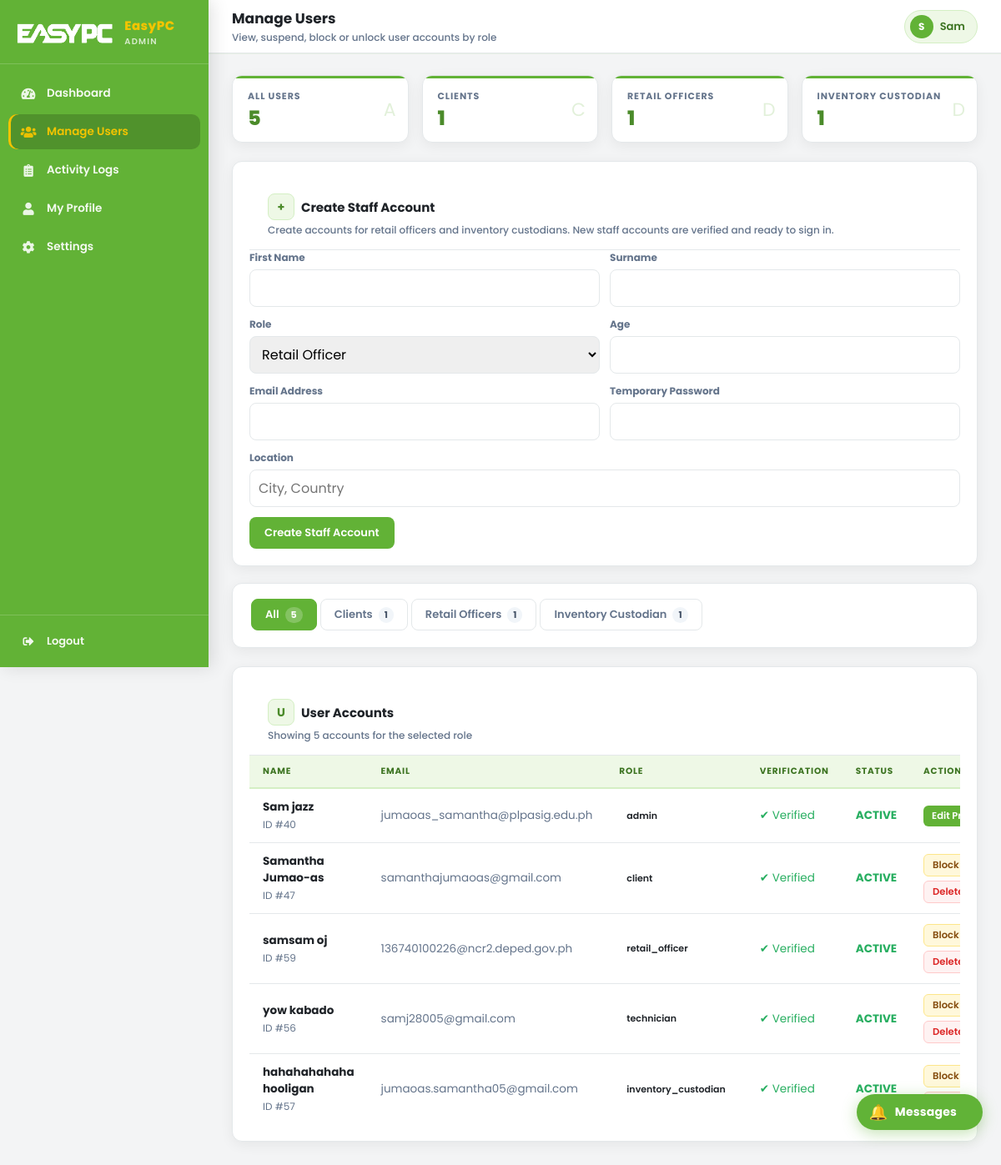
The page /ADMIN/manage_users.php (signed in) on the database its author committed.
### tables this page shows
CREATE TABLE `users` (
  `id` int(11) NOT NULL,
  `name` varchar(100) DEFAULT NULL,
  `surname` varchar(100) DEFAULT NULL,
  `age` int(11) DEFAULT NULL,
  `address` text DEFAULT NULL,
  `email` varchar(150) DEFAULT NULL,
  `password` varchar(255) DEFAULT NULL,
  `role` enum('admin','seller','client','courier','retail_officer','technician','inventory_custodian') DEFAULT 'client',
  `is_verified` tinyint(4) DEFAULT 0,
  `is_locked` tinyint(4) DEFAULT 0,
  `failed_attempts` int(11) DEFAULT 0,
  `activation_token` varchar(100) DEFAULT NULL,
  `created_at` timestamp NOT NULL DEFAULT current_timestamp(),
  `totp_secret` varchar(64) DEFAULT NULL,
  `totp_enabled` tinyint(4) DEFAULT 0
);

### includes/security.php (called while the page is built, shortened)
<?php
function h($string) {
    return htmlspecialchars($string, ENT_QUOTES, 'UTF-8');
}
?>

### ADMIN/manage_users.php (the view, shortened to what this page needs)
<?php
require_once __DIR__ . '/../includes/security.php';
$db = getDbConnection();
$admin_id = (int)$_SESSION['user_id'];
$staffRoles = [
    'retail_officer' => 'Retail Officer',
    'inventory_custodian' => 'Inventory Custodian',
];
$all_users     = $db->query("SELECT u.*, la.reason as lock_reason, la.locked_at FROM users u LEFT JOIN locked_accounts la ON la.user_id = u.id ORDER BY u.role, u.name ASC");
$clients       = $db->query("SELECT u.*, la.reason as lock_reason, la.locked_at FROM users u LEFT JOIN locked_accounts la ON la.user_id = u.id WHERE u.role='client' ORDER BY u.name ASC");
$admins        = $db->query("SELECT u.*, la.reason as lock_reason, la.locked_at FROM users u LEFT JOIN locked_accounts la ON la.user_id = u.id WHERE u.role='admin' ORDER BY u.name ASC");
$retail_officers        = $db->query("SELECT u.*, la.reason as lock_reason, la.locked_at FROM users u LEFT JOIN locked_accounts la ON la.user_id = u.id WHERE u.role='retail_officer' ORDER BY u.name ASC");
$inventory_custodians        = $db->query("SELECT u.*, la.reason as lock_reason, la.locked_at FROM users u LEFT JOIN locked_accounts la ON la.user_id = u.id WHERE u.role='inventory_custodian' ORDER BY u.name ASC");
$count_all     = $db->query("SELECT COUNT(*) as c FROM users")->fetch_assoc()['c'];
$count_client  = $db->query("SELECT COUNT(*) as c FROM users WHERE role='client'")->fetch_assoc()['c'];
$count_officer   = $db->query("SELECT COUNT(*) as c FROM users WHERE role='retail_officer'")->fetch_assoc()['c'];
$count_custodian   = $db->query("SELECT COUNT(*) as c FROM users WHERE role='inventory_custodian'")->fetch_assoc()['c'];
$adminInitials = strtoupper(substr($_SESSION['name'] ?? 'A', 0, 1));
$csrf = generateCsrfToken();
$active_tab = $_GET['tab'] ?? 'all';
function fetchToArray($result) {
    $arr = [];
    while ($row = $result->fetch_assoc()) $arr[] = $row;
    return $arr;
}
$user_rows = [
    'all'     => fetchToArray($all_users),
    'client'  => fetchToArray($clients),
    'admin'   => fetchToArray($admins),
    'retail_officer' => fetchToArray($retail_officers),
    'inventory_custodian' => fetchToArray($inventory_custodians),
];
$users = $user_rows[$active_tab];
?>
<!DOCTYPE html>
<html lang="en">
<head>
    <link rel="stylesheet" href="admin_shared.css">
    <link rel="stylesheet" href="https://cdnjs.cloudflare.com/ajax/libs/font-awesome/5.15.4/css/all.min.css">
</head>
<body>
<div class="sidebar">
    <div class="sidebar-brand">
        <img src="../assets/logo.png" alt="EasyPC" class="ep-logo-img brand-logo">
        <div>
            <div class="brand-text">EasyPC</div>
            <div class="brand-sub">Admin</div>
        </div>
    </div>
    <nav>
        <a href="admin_dashboard.php"><i class="fas fa-tachometer-alt"></i><span>Dashboard</span></a>
        <a href="manage_users.php" class="active"><i class="fas fa-users"></i><span>Manage Users</span></a>
        <a href="view_logs.php"><i class="fas fa-clipboard-list"></i><span>Activity Logs</span></a>
        <a href="admin_profile.php"><i class="fas fa-user"></i><span>My Profile</span></a>
        <a href="admin_settings.php"><i class="fas fa-cog"></i><span>Settings</span></a>
    </nav>
    <div class="sidebar-footer">
        <a href="../logout.php"><i class="fas fa-sign-out-alt"></i><span>Logout</span></a>
    </div>
</div>
<div class="main">
    <div class="topbar">
        <div class="topbar-left">
            <h2>Manage Users</h2>
            <div class="breadcrumb">View, suspend, block or unlock user accounts by role</div>
        </div>
        <div class="topbar-right">
            <div class="admin-badge">
                <div class="avatar"><?php echo $adminInitials; ?></div>
                <?php echo h($_SESSION['name']); ?>
            </div>
        </div>
    </div>
    <div class="page-content">
        <div class="stats-grid users-summary">
            <div class="stat-card">
                <div class="stat-label">All Users</div>
                <div class="stat-num"><?php echo (int)$count_all; ?></div>
                <div class="stat-icon">A</div>
            </div>
            <div class="stat-card">
                <div class="stat-label">Clients</div>
                <div class="stat-num"><?php echo (int)$count_client; ?></div>
                <div class="stat-icon">C</div>
            </div>
            <div class="stat-card">
                <div class="stat-label">Retail Officers</div>
                <div class="stat-num"><?php echo (int)$count_officer; ?></div>
                <div class="stat-icon">D</div>
            </div>
            <div class="stat-card">
                <div class="stat-label">Inventory Custodian</div>
                <div class="stat-num"><?php echo (int)$count_custodian; ?></div>
                <div class="stat-icon">D</div>
            </div>
        </div>
        <div class="card" style="margin-bottom: 20px;">
            <div class="card-header">
                <div>
                    <h3><span class="card-icon">+</span> Create Staff Account</h3>
                    <div class="card-subtitle">Create accounts for retail officers and inventory custodians. New staff accounts are verified and ready to sign in.</div>
                </div>
            </div>
            <form method="post" class="staff-create-grid">
                <div>
                    <label for="staff-name">First Name</label>
                    <input id="staff-name" type="text" name="name" required>
                </div>
                <div>
                    <label for="staff-surname">Surname</label>
                    <input id="staff-surname" type="text" name="surname" required>
                </div>
                <div>
                    <label for="staff-role">Role</label>
                    <select id="staff-role" name="role" required>
                        <?php foreach ($staffRoles as $roleValue => $roleLabel): ?>
                            <option value="<?php echo h($roleValue); ?>"><?php echo h($roleLabel); ?></option>
                        <?php endforeach; ?>
                    </select>
                </div>
                <div>
                    <label for="staff-age">Age</label>
                    <input id="staff-age" type="number" name="age" min="13" required>
                </div>
                <div>
                    <label for="staff-email">Email Address</label>
                    <input id="staff-email" type="email" name="email" required>
                </div>
                <div>
                    <label for="staff-password">Temporary Password</label>
                    <input id="staff-password" type="password" name="password" required>
                </div>
                <div class="full-width">
                    <label for="staff-address">Location</label>
                    <input id="staff-address" type="text" name="address" placeholder="City, Country" required>
                </div>
                <div class="full-width staff-create-actions">
                    <button type="submit" class="btn btn-primary">Create Staff Account</button>
                </div>
            </form>
        </div>
        <div class="card tabs-card">
            <div class="tab-nav">
                <a class="tab-btn <?php echo $active_tab === 'all' ? 'active' : ''; ?>" href="manage_users.php?tab=all">All <span class="tab-count"><?php echo (int)$count_all; ?></span></a>
                <a class="tab-btn <?php echo $active_tab === 'client' ? 'active' : ''; ?>" href="manage_users.php?tab=client">Clients <span class="tab-count"><?php echo (int)$count_client; ?></span></a>
                <a class="tab-btn <?php echo $active_tab === 'retail_officer' ? 'active' : ''; ?>" href="manage_users.php?tab=retail_officer">Retail Officers <span class="tab-count"><?php echo (int)$count_officer; ?></span></a>
                <a class="tab-btn <?php echo $active_tab === 'inventory_custodian' ? 'active' : ''; ?>" href="manage_users.php?tab=inventory_custodian">Inventory Custodian <span class="tab-count"><?php echo (int)$count_custodian; ?></span></a>
            </div>
        </div>
        <div class="card">
            <div class="card-header">
                <div>
                    <h3><span class="card-icon">U</span> User Accounts</h3>
                    <div class="card-subtitle">Showing <?php echo count($users); ?> account<?php echo count($users) === 1 ? '' : 's'; ?> for the selected role</div>
                </div>
            </div>
            <div class="table-wrap">
                <table class="ias-table">
                <thead>
                    <tr>
                        <th>Name</th>
                        <th>Email</th>
                        <th>Role</th>
                        <th>Verification</th>
                        <th>Status</th>
                        <th>Actions</th>
                    </tr>
                </thead>
                <tbody>
                    <?php foreach($users as $u): ?>
                    <tr>
                        <td>
                            <div class="user-name">
                                <strong><?php echo h(trim($u['name'] . ' ' . $u['surname'])); ?></strong>
                                <span class="text-muted text-small">ID #<?php echo (int)$u['id']; ?></span>
                            </div>
                        </td>
                        <td class="text-muted"><?php echo h($u['email']); ?></td>
                        <td><span class="badge badge-<?php echo h($u['role']); ?>"><?php echo h($u['role']); ?></span></td>
                        <td>
                            <?php if($u['is_verified']): ?>
                                <span style="color: #27ae60;">✔ Verified</span>
                            <?php else: ?>
                                <span style="color: #e74c3c;">✘ Pending</span>
                            <?php endif; ?>
                        </td>
                        <td>
                            <?php if($u['is_locked']): ?>
                                <span style="color: #e74c3c; font-weight: bold;">LOCKED</span>
                            <?php else: ?>
                                <span style="color: #27ae60; font-weight: bold;">ACTIVE</span>
                            <?php endif; ?>
                        </td>
                        <td>
                            <div class="actions-cell">
                                <?php if((int)$u['id'] === $admin_id): ?>
                                    <a href="admin_profile.php" class="btn btn-primary btn-xs">Edit Profile</a>
                                <?php else: ?>
                                    <?php if($u['is_locked']): ?>
                                        <form method="post">
                                            <input type="hidden" name="action" value="unblock">
                                            <input type="hidden" name="id" value="<?php echo (int)$u['id']; ?>">
                                            <input type="hidden" name="csrf_token" value="<?php echo $csrf; ?>">
                                            <button type="submit" class="btn btn-success btn-xs">Unlock</button>
                                        </form>
                                    <?php else: ?>
                                        <form method="post">
                                            <button type="submit" class="btn btn-warn btn-xs">Block</button>
                                        </form>
                                    <?php endif; ?>
                                    <form method="post" onsubmit="return confirm('Permanently delete this user?')">
                                        <button type="submit" class="btn btn-danger btn-xs">Delete</button>
                                    </form>
                                <?php endif; ?>
                            </div>
                        </td>
                    </tr>
                    <?php endforeach; ?>
                </tbody>
            </table>
        </div>
    </div>
</div>
</div>
<?php include __DIR__ . '/chat_widget.php'; ?>
</body>
</html>

### ADMIN/chat_widget.php (shortened to what this page needs)
<button id="cwFab" onclick="CW.toggle()" aria-label="Open Messages">
    <span class="cw-fab-icon">🔔</span>
    <span class="cw-fab-label">Messages</span>
</button>

### ADMIN/manage_users.php (style rules this page uses)
.tab-nav { display: flex; gap: 4px; padding: 0 0 20px 0; flex-wrap: wrap; }
.tab-btn { display: inline-flex; align-items: center; gap: 7px; padding: 8px 16px; border-radius: 8px; border: 1.5px solid var(--border); background: #fff; font-size: 13px; font-weight: 600; cursor: pointer; color: var(--text-muted); text-decoration: none; transition: all .15s; font-family: var(--font-base); }
.tab-btn.active { background: var(--ep-green); color: #fff; border-color: var(--ep-green); }
.tab-btn .tab-count { background: rgba(255,255,255,.22); padding: 1px 7px; border-radius: 100px; font-size: 11px; font-weight: 700; }
.tab-btn:not(.active) .tab-count { background: var(--slate-100); color: var(--slate-600); }
.staff-create-grid { display: grid; grid-template-columns: repeat(2, minmax(0, 1fr)); gap: 12px; }
.staff-create-grid .full-width { grid-column: 1 / -1; }
.staff-create-grid label { display: block; margin-bottom: 5px; font-size: 12px; font-weight: 700; color: var(--text-muted); }
.staff-create-grid input, .staff-create-grid select { width: 100%; box-sizing: border-box; padding: 9px 10px; border: 1.5px solid var(--border); border-radius: 8px; font: inherit; }
.staff-create-actions { display: flex; align-items: end; }
.actions-cell { display: flex; gap: 5px; align-items: center; flex-wrap: wrap; }
.users-summary { grid-template-columns: repeat(auto-fit, minmax(150px, 1fr)); }
.users-summary .stat-card { padding: 16px 18px; }
.users-summary .stat-num { font-size: 24px; }
.user-name { display: flex; flex-direction: column; gap: 2px; }
.actions-cell form { margin: 0; }
.tabs-card { padding: 18px 22px 0; }

### ADMIN/chat_widget.php (style rules this page uses)
:root { --cw-teal: #61b337; --cw-teal-dk: #4b8b2a; --cw-yellow: #f3c400; --cw-yellow2: #f3c400; --cw-bg: #f3f4f5; --cw-surface: #ffffff; --cw-border: #e4e8ea; --cw-text: #1c1e21; --cw-muted: #65676b; --cw-sent-bg: #61b337; --cw-recv-bg: #e9ecef; --cw-radius: 16px; --cw-w: 340px; --cw-h: 480px; }
#cwFab { position: fixed; right: 22px; bottom: 76px; z-index: 9000; display: flex; align-items: center; gap: 9px; padding: 11px 18px 11px 14px; background: var(--cw-teal); color: #fff; border: none; border-radius: 999px; cursor: pointer; font-family: inherit; font-size: 14px; font-weight: 700; box-shadow: 0 4px 18px rgba(97,179,55,.38); transition: transform .2s, box-shadow .2s; user-select: none; }
#cwFab .cw-fab-icon { font-size: 18px; color: var(--cw-yellow); line-height: 1; }
#cwFab .cw-fab-label { letter-spacing: .2px; }

### rows shown on the page
users: name+surname "Sam jazz", id "40", email "jumaoas_samantha@plpasig.edu.ph", role "admin", is_verified "✔ Verified", is_locked "ACTIVE", shows "Edit…"
users: name+surname "Samantha Jumao-as", id "47", email "samanthajumaoas@gmail.com", role "client", is_verified "✔ Verified", is_locked "ACTIVE"
users: name+surname "samsam oj", id "59", email "136740100226@ncr2.deped.gov.ph", role "retail_officer", is_verified "✔ Verified", is_locked "ACTIVE"
users: name+surname "yow kabado", id "56", email "samj28005@gmail.com", role "technician", is_verified "✔ Verified", is_locked "ACTIVE"
users: name+surname "hahahahahaha hooligan", id "57", email "jumaoas.samantha05@gmail.com", role "inventory_custodian", is_verified "✔ Verified", is_locked "ACTIVE"

### other values the page prints
$adminInitials "S"
$_SESSION['name'] "Sam"
$count_all "5"
$count_client "1"
$count_officer "1"
$count_custodian "1"
count($users) "5"
form field role "Retail Officer"
